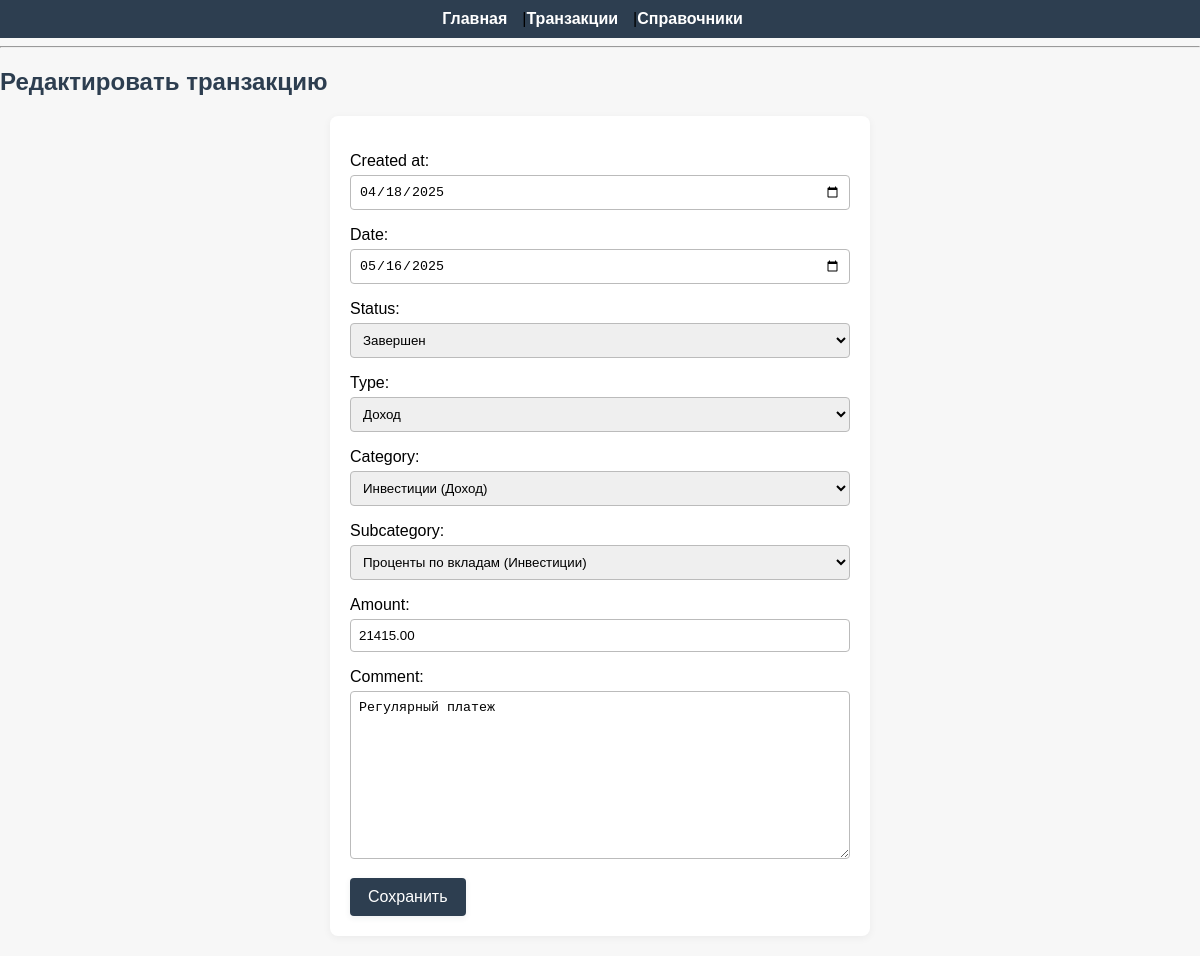
Page /transactions/17/edit/ on the committed database.
### transactions/models.py (models this page shows, shortened)
class Transaction(models.Model):
    created_at = models.DateField(default=timezone.now)
    date = models.DateField()
    status = models.ForeignKey(Status, on_delete=models.PROTECT)
    type = models.ForeignKey(Type, on_delete=models.PROTECT)
    category = models.ForeignKey(Category, on_delete=models.PROTECT)
    subcategory = models.ForeignKey(SubCategory, on_delete=models.PROTECT)
    amount = models.DecimalField(max_digits=12, decimal_places=2)
    comment = models.TextField(blank=True, null=True)

### transactions/views.py (the view)
# urls.py: path('transactions/<int:transaction_id>/edit/', views.transaction_edit, name='transaction_edit'),
def transaction_edit(request, transaction_id):
    transaction = get_object_or_404(Transaction, id=transaction_id)
    if request.method == 'POST':
        form = TransactionForm(request.POST, instance=transaction)
        if form.is_valid():
            form.save()
            return redirect('transaction_list')
    else:
        form = TransactionForm(instance=transaction)
    return render(request, 'transactions/transaction_form.html', {'form': form, 'is_edit': True})

### transactions/forms.py (shortened to what this page needs)
class TransactionForm(forms.ModelForm):
    class Meta:
        model = Transaction
        fields = ['created_at', 'date', 'status', 'type', 'category', 'subcategory', 'amount', 'comment']
        widgets = {
            'created_at': forms.DateInput(attrs={'type': 'date'}),
            'date': forms.DateInput(attrs={'type': 'date'}),
        }

### transactions/models.py (called while the page is built)
    def __str__(self):
        return self.name

    def __str__(self):
        return self.name

    def __str__(self):
        return f"{self.name} ({self.type.name})"

    def __str__(self):
        return f"{self.name} ({self.category.name})"

### transactions/templates/transactions/transaction_form.html (shortened to what this page needs)
{% extends "transactions/base.html" %}
{% block content %}
<h2>{% if is_edit %}Редактировать{% else %}Добавить{% endif %} транзакцию</h2>
<form method="post">
    <p>{{ form.created_at.label_tag }} {{ form.created_at }}</p>
    <p>{{ form.date.label_tag }} {{ form.date }}</p>
    <p>{{ form.status.label_tag }} {{ form.status }}</p>
    <p>{{ form.type.label_tag }} {{ form.type }}</p>
    <p>
        {{ form.category.label_tag }}
        <select name="{{ form.category.html_name }}" id="{{ form.category.id_for_label }}">
            {% for option in form.category.field.queryset %}
                <option value="{{ option.pk }}" data-type="{{ option.type_id }}"
                    {% if form.category.value|stringformat:"s" == option.pk|stringformat:"s" %}selected{% endif %}>
                    {{ option }}
                </option>
            {% endfor %}
        </select>
    </p>
    <p>
        {{ form.subcategory.label_tag }}
        <select name="{{ form.subcategory.html_name }}" id="{{ form.subcategory.id_for_label }}">
            {% for option in form.subcategory.field.queryset %}
                <option value="{{ option.pk }}" data-category="{{ option.category_id }}"
                    {% if form.subcategory.value|stringformat:"s" == option.pk|stringformat:"s" %}selected{% endif %}>
                    {{ option }}
                </option>
            {% endfor %}
        </select>
    </p>
    <p>{{ form.amount.label_tag }} {{ form.amount }}</p>
    <p>{{ form.comment.label_tag }} {{ form.comment }}</p>
    <button type="submit">Сохранить</button>
</form>
{% endblock %}

### static/css/style.css (style rules this page uses)
body { font-family: Arial, sans-serif; background: #f7f7f7; margin: 0; padding: 0; }
h2, h3 { color: #2d3e50; }
form { margin-left: auto; margin-right: auto; display: block; background: #fff; padding: 20px; border-radius: 8px; margin-bottom: 20px; box-shadow: 0 2px 8px rgba(0,0,0,0.05); max-width: 500px; }
form p { margin-bottom: 15px; }
input[type="text"], input[type="date"], input[type="number"], select, textarea { width: 100%; padding: 8px; border: 1px solid #bbb; border-radius: 4px; box-sizing: border-box; margin-top: 5px; }
button, input[type="submit"], a.button-link { background: #2d3e50; color: #fff; border: none; padding: 10px 18px; border-radius: 4px; cursor: pointer; font-size: 1em; }
button, input[type="submit"], a.button-link { transition: background 0.2s, box-shadow 0.2s, transform 0.1s; box-shadow: 0 2px 6px rgba(45,62,80,0.08); }
body, form, table, .filter-form { animation: fadeIn 0.7s ease; }

### rows in the picture
Transaction: created_at "04/18/2025", date "05/16/2025", status "Завершен", type "Доход", amount "21415.00", comment "Регулярный платеж"

### other values in the picture
form field category "Инвестиции (Доход)"
form field subcategory "Проценты по вкладам (Инвестиции)"
